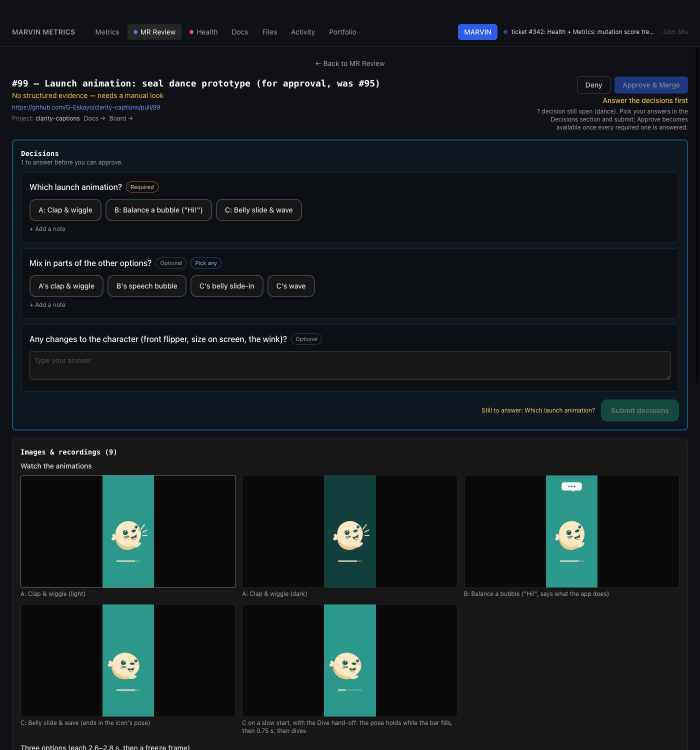
#> input picture docs/images/pr-decisions/01-unanswered.png, 1400 x 1500 px (shown at 1/2 size)
$ python -i portfolio_imagegen.py   (imports and definitions only)
#> lines starting #> are read from the running program, lines starting #| are printed output that depends on the picture
#> further down, picture is the input picture: PIL image 1400x1500 RGBA; mean R, G, B, A 20.6, 27.7, 30.3, 255
#!/usr/bin/env python3
"""Deterministic generative hero images for portfolio projects.

Decided 2026-10-02 (Gil): unique art keyed to each project's slug -- same slug, same image --
in a palette inspired by the project's own image (the site's black-and-white look is a CSS effect, so colour is fine), at zero API cost. A project's existing images are
NEVER the key photo; they only INSPIRE the generator: their measured brightness, contrast and
tint steer its parameters (`inspiration_from`). No pixels are ever composited. Motivation:
6 of 17 projects shared one stock thumbnail (work001-01.jpg).

Uniqueness is enforced, not assumed: every image gets a 128-bit fingerprint (layout dHash + spectral texture hash) and a
new image that lands too close to an already-assigned one is re-rolled with a deterministic salt.
The registry (slug -> salt/hash) keeps assignments stable, so adding a project can never change
an existing project's image.

CLI:  portfolio_imagegen.py SLUG [--out PATH] [--inspire IMG ...]
"""
from __future__ import annotations
import colorsys
import hashlib
import json
import re
import sys
from pathlib import Path

import numpy as np
from PIL import Image

sys.path.insert(0, str(Path(__file__).resolve().parent))
import portfolio_motifs  # noqa: E402
import portfolio_rules  # noqa: E402

# [1 line that did not run here, left out]
# [1 line that did not run here, left out]
STYLES = ("contours", "moire", "cubes", "halftone", "lines")
NEUTRAL_INSPIRATION = {"luminance": 0.45, "contrast": 0.5, "hue": None, "hues": [], "saturation": 0.0}
DEFAULT = object()    # "use this project's default motif" (None means: no motif, the abstract pattern)
IMAGES_DIR = Path.home() / ".claude" / "portfolio" / "images"
REGISTRY_PATH = Path(__file__).resolve().parents[1] / "portfolio" / "image-registry.json"


# ── perceptual hash ─────────────────────────────────────────────────────────

def dhash(img: Image.Image) -> int:
    g = np.asarray(img.convert("L").resize((9, 8), Image.LANCZOS), dtype=np.int16)
    bits = (g[:, 1:] > g[:, :-1]).flatten()
    return int("".join("1" if b else "0" for b in bits), 2)


def spectral_hash(img: Image.Image, rad: int = 8, ang: int = 8) -> int:
    """64 bits describing which spatial frequencies and orientations the image contains
    (radial x angular bands of the 2-D power spectrum, thresholded at their median). Unlike dHash it
    sees fine textures (a very fine weave averages to flat grey at dHash's 9x8 resolution) and it is
    phase-independent, which is what "looks alike" means for a texture."""
#> called with rad = 8, ang = 8
    g = np.asarray(img.convert("L").resize((512, 144), Image.LANCZOS), dtype=np.float32)
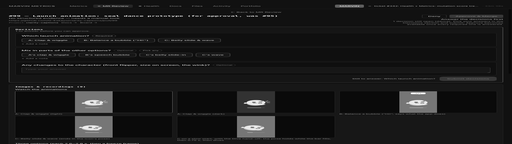
#> g: shape (144, 512) float32; min 0, max 255, mean 25.9
    g = (g - g.mean()) * np.outer(np.hanning(g.shape[0]), np.hanning(g.shape[1]))
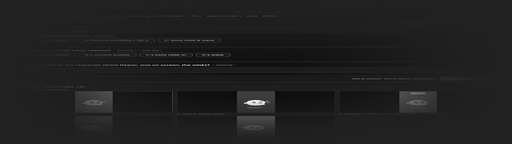
#> g: shape (144, 512) float64; min -21.07, max 140.4, mean -0.6; drawn with min black and max white
    spectrum = np.abs(np.fft.fftshift(np.fft.fft2(g)))
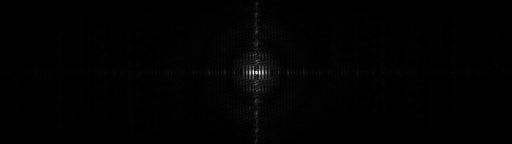
#> spectrum: shape (144, 512) float64; min 0.867, max 69600.2, mean 680.6; drawn with min black and max white
    h, w = spectrum.shape
#> h = 144; w = 512
    yy, xx = np.mgrid[-h // 2:h // 2, -w // 2:w // 2]
    r = np.clip(np.sqrt((xx / (w / 2)) ** 2 + (yy / (h / 2)) ** 2), 0, 0.999)
    a = (np.arctan2(yy, xx) % np.pi) / np.pi                              # orientation modulo 180 degrees
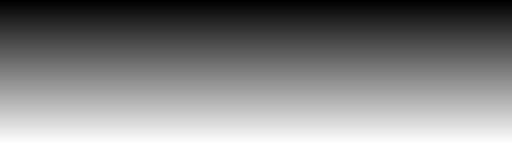
#> yy: shape (144, 512) int64; min -72, max 71, mean -0.5; drawn with min black and max white
    band = (np.minimum((np.log1p(r * 40) / np.log1p(40) * rad).astype(int), rad - 1) * ang
            + np.minimum((a * ang).astype(int), ang - 1))
    vec = np.array([np.log1p(spectrum[band == k].mean()) if (band == k).any() else 0.0 for k in range(rad * ang)])
#> vec = 64 values, max 11.09 at index 4, min 0 at index 1, mean 7.6
    return int("".join("1" if b else "0" for b in vec > np.median(vec)), 2)


def fingerprint(img: Image.Image) -> int:
    """128 bits: layout (dHash) in the high half, texture/frequency (spectral) in the low half."""
    return (dhash(img) << 64) | spectral_hash(img)


def hamming(a: int, b: int) -> int:
    return bin(a ^ b).count("1")


# ── inspiration (statistics only, never pixels) ─────────────────────────────

# [48 lines left out: functions inspiration_from, _dominant_hues, not called in this run]


# ── generation ──────────────────────────────────────────────────────────────

def _digest(slug: str, salt: int = 0) -> int:
    return int(hashlib.sha256(f"{slug}:{salt}".encode()).hexdigest()[:8], 16)


def style_for(slug: str) -> str:
    """Style depends on the slug only (not the salt), so re-rolling a collision keeps the look."""
    return STYLES[int(hashlib.sha256(slug.encode()).hexdigest()[:2], 16) % len(STYLES)]


def look_for(slug: str) -> str:
    return portfolio_motifs.motif_for(slug) or style_for(slug)


# [7 lines left out: function _field, not called in this run]


def _smooth(v, softness=0.12):
    return np.clip(v / softness * 0.5 + 0.5, 0.0, 1.0)


# [60 lines left out: functions _pattern, render, _palette, not called in this run]


def thumbnail(img: Image.Image, width: int = 600) -> Image.Image:
    return img.resize((width, max(1, round(img.height * width / img.width))), Image.LANCZOS)


# ── registry: stable assignment + enforced uniqueness ───────────────────────

# [29 lines left out: functions _load, assign, not called in this run]


# ── variants: keep what was generated, choose what is used ──────────────────
# A variant is fully described by (motif, salt) for a slug, so it is reproducible and cheap to keep: the PNGs in
# images/<slug>/ are a cache of what was tried, and the registry says which one is IN USE.

def _label(motif: str | None) -> str:
    return motif or "pattern"


def variant_file(slug: str, motif: str | None, salt: int, images_dir: Path = IMAGES_DIR) -> Path:
    return Path(images_dir) / slug / f"{_label(motif)}-{int(salt)}.png"


def motif_choices() -> list[str]:
    return list(portfolio_motifs.MOTIF_NAMES) + ["pattern"]


# [28 lines left out: functions _motif_arg, make_variant, next_variant_salt, not called in this run]


def _rejected_file(slug: str, images_dir: Path) -> Path:
    return Path(images_dir) / slug / "rejected.json"


# [127 lines left out: functions _rejected, delete_variant, list_variants, pick_unique_variant, choose_variant, main, not called in this run]


# [2 lines not run here, left out]

>>> from PIL import Image
>>> picture = Image.open('../docs/images/pr-decisions/01-unanswered.png')
>>> result = fingerprint(picture)
#> result = 198073316893015575570376301574408898560
